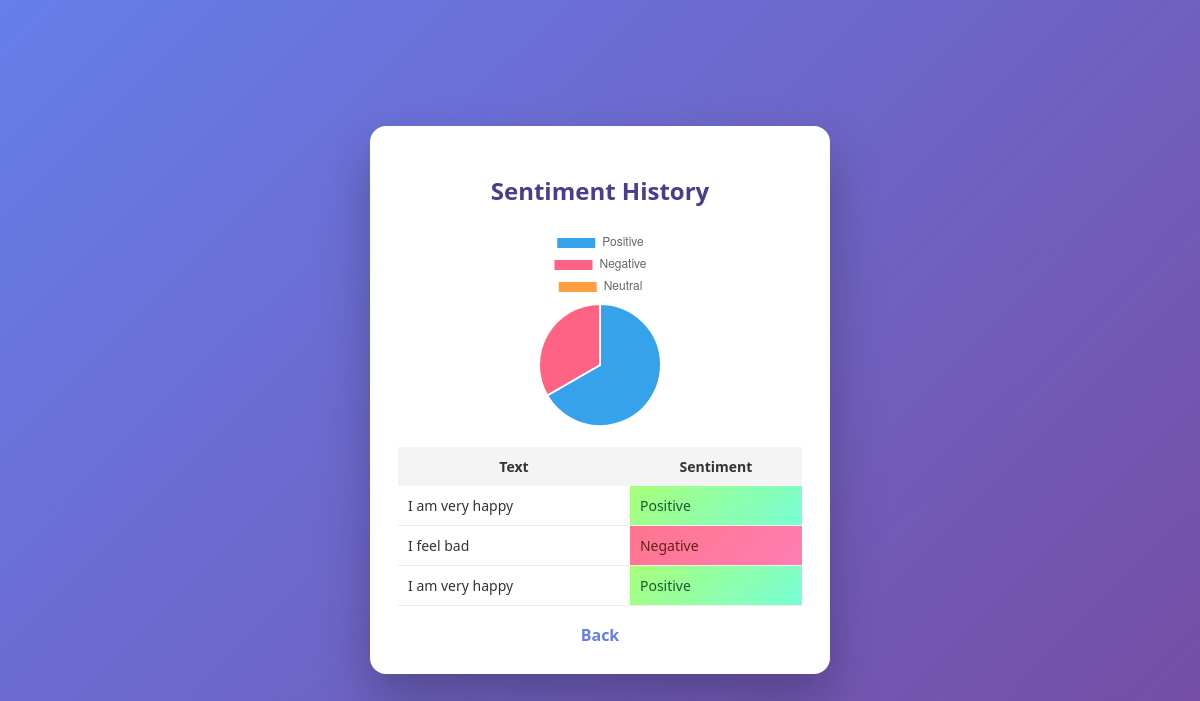
The app's page /history with its own data.
### tables this page shows
CREATE TABLE history (
    id INTEGER PRIMARY KEY AUTOINCREMENT,
    text TEXT,
    sentiment TEXT
);

### app.py (the view)
@app.route("/history")
def history():
    conn = sqlite3.connect("sentiment.db")
    cur = conn.cursor()
    cur.execute("SELECT text, sentiment FROM history")
    data = cur.fetchall()
    counts = {"Positive": 0, "Negative": 0, "Neutral": 0}
    for _, s in data:
        counts[s] += 1
    conn.close()
    return render_template("history.html", history=data, counts=counts)

### templates/history.html (shortened to what this page needs)
<!DOCTYPE html>
<html>
<head>
  <link rel="stylesheet" href="/static/style.css">
</head>
<body>
<div class="container">
  <h2>Sentiment History</h2>
  <canvas id="chart" width="200" height="200"></canvas>
  <table>
    <tr><th>Text</th><th>Sentiment</th></tr>
    {% for text, sentiment in history %}
    <tr>
      <td>{{ text }}</td>
      <td class="{{ sentiment }}">{{ sentiment }}</td>
    </tr>
    {% endfor %}
  </table>
  <a href="/">Back</a>
</div>
<script>
new Chart(document.getElementById("chart"), {
  type: "pie",
  data: {
    labels: ["Positive", "Negative", "Neutral"],
    datasets: [{
      data: [
        {{ counts["Positive"] }},
        {{ counts["Negative"] }},
        {{ counts["Neutral"] }}
      ]
    }]
  },
  options: { responsive: false }
});
</script>
</body>
</html>

### static/style.css (style rules this page uses)
* { box-sizing: border-box; font-family: "Segoe UI", Tahoma, sans-serif; }
body { margin: 0; min-height: 100vh; background: linear-gradient(135deg, #667eea, #764ba2); display: flex; justify-content: center; align-items: center; color: #333; }
.container { width: 460px; background: #ffffff; padding: 28px; border-radius: 16px; box-shadow: 0 25px 50px rgba(0, 0, 0, 0.25); animation: fadeIn 0.6s ease; }
h2 { text-align: center; margin-bottom: 20px; color: #4b3c8c; }
.Positive { background: linear-gradient(135deg, #a8ff78, #78ffd6); color: #145a32; }
.Negative { background: linear-gradient(135deg, #ff758c, #ff7eb3); color: #641e16; }
a { display: block; text-align: center; margin-top: 18px; text-decoration: none; font-weight: 600; color: #667eea; }
table { width: 100%; margin-top: 20px; border-collapse: collapse; font-size: 14px; }
th { background: #f4f4f4; padding: 10px; }
td { padding: 10px; border-bottom: 1px solid #eee; }
canvas { display: block; margin: 15px auto; }

### records on screen
history: text "I am very happy", sentiment "Positive"
history: text "I feel bad", sentiment "Negative"
history: text "I am very happy", sentiment "Positive"

### other values on screen
chart data {{ counts["Positive"] }} 2
chart data {{ counts["Negative"] }} 1
chart data {{ counts["Neutral"] }} 0
